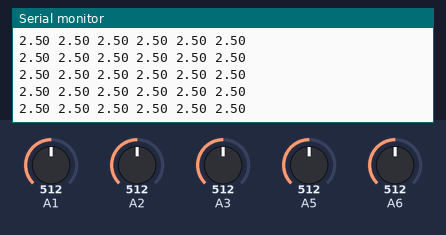
Bench run of a sketch on a simulated Arduino Nano, built with avr-gcc and run on an emulated ATmega328P. Parts: the last lines printed to the serial monitor. The inputs (shaded band) are chosen by the test bench; at power-on: A1 = 512, A2 = 512, A3 = 512, A5 = 512, A6 = 512.

Above: at 1.2 s.
1.3 s: A1 set to 716
At 1.34 s:
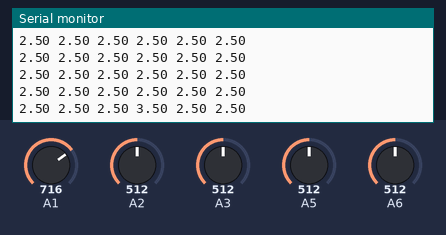
2.8 s: A2 set to 716
At 2.89 s:
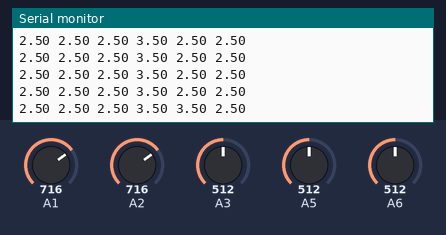
4.3 s: A3 set to 716
At 4.33 s:
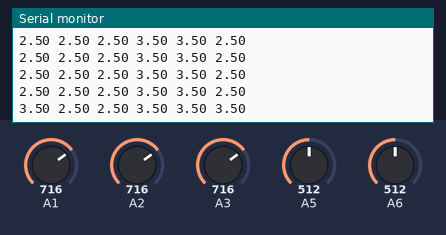
5.8 s: A5 set to 716
At 5.87 s:
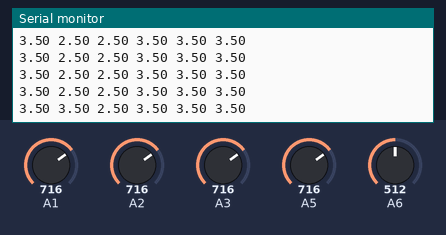
7.3 s: A6 set to 716
At 7.31 s:
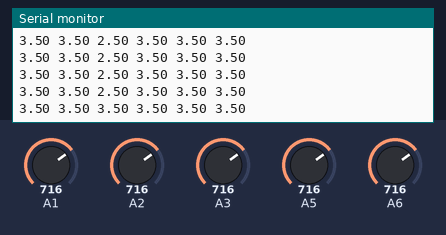
10.3 s: A1 set to 992
At 10.4 s:
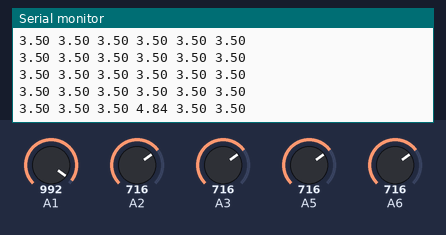
Timing chart, 0 to 13.3 s (numbered marks = the images above; inputs shaded):
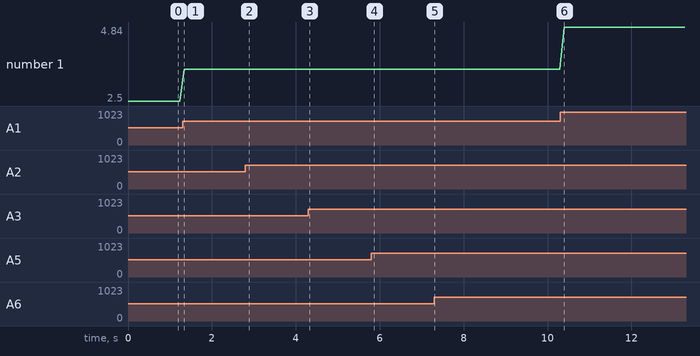

The sketch:

joystick_sniffer.ino
```cpp
int val = 0;

void setup()
{
  Serial.begin(9600);

  pinMode(A2, INPUT); // 2
  pinMode(A3, INPUT); // 4
  pinMode(A4, INPUT); // 5
  pinMode(A5, INPUT); // 6
  pinMode(A6, INPUT); // 7
  pinMode(A7, INPUT); // 8
}

float D2V(int d)
{
  return (d/1024.) * 5.0;
}

void loop()
{
  val = analogRead(3);
  Serial.print(D2V(val));
  Serial.print(" ");
  val = analogRead(5);
  Serial.print(D2V(val));
  Serial.print(" ");
  val = analogRead(6);
  Serial.print(D2V(val));
  Serial.print(" ");
  val = analogRead(9);
  Serial.print(D2V(val));
  Serial.print(" ");
  val = analogRead(10);
  Serial.print(D2V(val));
  Serial.print(" ");
  val = analogRead(11);
  Serial.println(D2V(val));

  delay(100);
}
```

Measured:
- after the input at 1.3 s, the serial monitor: prints a new line at once (image 1)
- after the input at 2.8 s, the serial monitor: prints a new line after 0.08 s (image 2)
- after the input at 4.3 s, the serial monitor: prints a new line at once (image 3)
- after the input at 5.8 s, the serial monitor: prints a new line after 0.07 s (image 4)
- after the input at 7.3 s, the serial monitor: prints a new line at once (image 5)
- after the input at 10.3 s, the serial monitor: prints a new line after 0.09 s (image 6)
- plotted number 1: 2.5 → 3.5 after the input at 1.3 s, 3.5 → 4.84 after the input at 10.3 s
